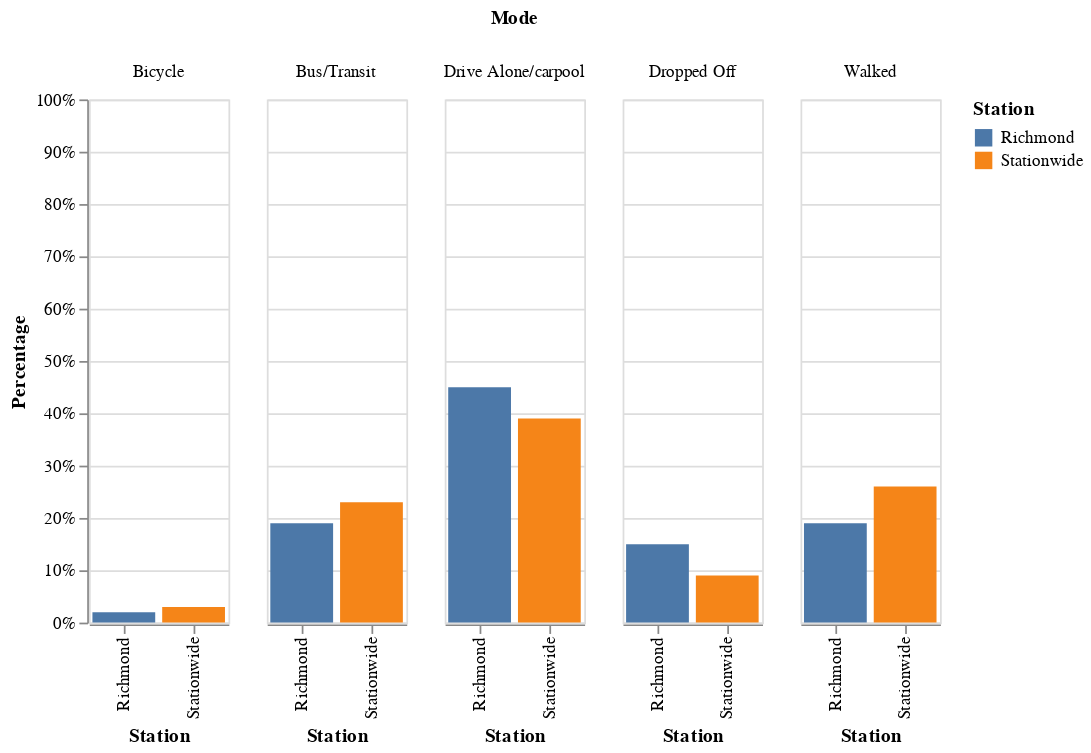

The cell this chart's notebook holds for it:
### Code cell
alt.Chart(dt_98).mark_bar().encode(
    x='Station:N',
    y=alt.Y('Percentage:Q').scale(domain=(0,1)).axis(format='%'),
    color='Station:N',
    column='Mode:N'
).properties(width=80)

### Figure 1 — Vega-Lite specification as saved in the notebook (floating-point values rounded to 4 significant figures)
{"config": {"view": {"continuousWidth": 300, "continuousHeight": 300}}, "data": {"name": "data-5fd92f6a085d9378ae7afbbdbecb4ea0"}, "mark": {"type": "bar"}, "encoding": {"color": {"field": "Station", "type": "nominal"}, "column": {"field": "Mode", "type": "nominal"}, "x": {"field": "Station", "type": "nominal"}, "y": {"axis": {"format": "%"}, "field": "Percentage", "scale": {"domain": [0, 1]}, "type": "quantitative"}}, "width": 80, "$schema": "https://vega.github.io/schema/vega-lite/v5.20.1.json", "datasets": {"data-5fd92f6a085d9378ae7afbbdbecb4ea0": [{"Year": 1998, "Station": "Richmond", "Mode": "Walked", "Percentage": 0.19}, {"Year": 1998, "Station": "Richmond", "Mode": "Bicycle", "Percentage": 0.02}, {"Year": 1998, "Station": "Richmond", "Mode": "Bus/Transit", "Percentage": 0.19}, {"Year": 1998, "Station": "Richmond", "Mode": "Drive Alone/carpool", "Percentage": 0.45}, {"Year": 1998, "Station": "Richmond", "Mode": "Dropped Off", "Percentage": 0.15}, {"Year": 1998, "Station": "Stationwide", "Mode": "Walked", "Percentage": 0.26}, {"Year": 1998, "Station": "Stationwide", "Mode": "Bicycle", "Percentage": 0.03}, {"Year": 1998, "Station": "Stationwide", "Mode": "Bus/Transit", "Percentage": 0.23}, {"Year": 1998, "Station": "Stationwide", "Mode": "Drive Alone/carpool", "Percentage": 0.39}, {"Year": 1998, "Station": "Stationwide", "Mode": "Dropped Off", "Percentage": 0.09}]}}
